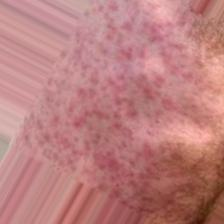
#> input picture src/stages/augmented_data/macule/macule__0_4875921.jpeg, 224 x 224 px, found by its file name; its folder holds 3 pictures in this run
$ python 4_fourier_testing.py
#> lines starting #> are read from the running program, lines starting #| are printed output that depends on the picture
import cv2
import numpy as np
import pandas as pd
import os
from sklearn.decomposition import PCA
import joblib

source_directory = './src/stages/augmented_data'

transformed_features = []
classes = []

for severity_level in os.listdir(source_directory):
    severity_path = os.path.join(source_directory, severity_level)

    if os.path.isdir(severity_path):
        print(f"Extracting {severity_level}")

        images = os.listdir(severity_path)
        print(f"Found {len(images)} images in {severity_level}")

        for img in images:
            img_path = os.path.join(severity_path, img)
            print(f"Processing image: {img}")

            # Ensure the file is an image
            if not img.lower().endswith(('.png', '.jpg', '.jpeg', '.bmp', '.tiff')):
                print(f"Skipping non-image file: {img}")
                continue

            # Read and process the image
            image = cv2.imread(img_path)
#> image is the input picture: shape (224, 224, 3); mean B, G, R 126.2, 127, 187.8
            if image is None:
                print(f"Failed to load image: {img_path}")
                continue

            # Resize for consistent processing
            image = cv2.resize(image, (128, 128))
#> image: shape (128, 128, 3)

            channels = cv2.split(image)
            level_features = []
            for channel in channels:
                fourierTransform = np.fft.fft2(channel)
                fourierShift = np.fft.fftshift(fourierTransform)
                magnitude = 20 * np.log(np.abs(fourierShift) + 1e-10)
                level_features.extend(magnitude.flatten())
#> this loop made 3 passes
#> pass 1, `magnitude = 20 * np.log(np.abs(fourierShift) + 1e-10)`:
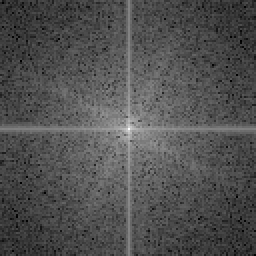
#> magnitude: shape (128, 128) float64 (shown 2 times larger); min 35.05, max 290.8, mean 116.2; drawn with min black and max white
#> pass 2, `magnitude = 20 * np.log(np.abs(fourierShift) + 1e-10)`:
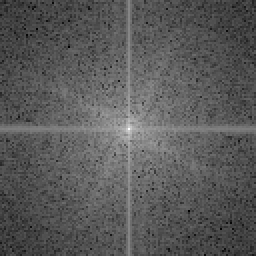
#> magnitude: shape (128, 128) float64 (shown 2 times larger); min 21.44, max 291, mean 116.1; drawn with min black and max white
#> pass 3, `magnitude = 20 * np.log(np.abs(fourierShift) + 1e-10)`:
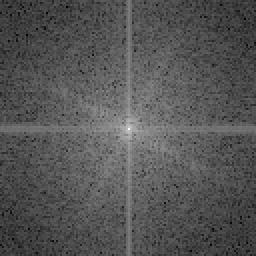
#> magnitude: shape (128, 128) float64 (shown 2 times larger); min 24.6, max 298.8, mean 116.3; drawn with min black and max white
#> after the loop, level_features = 49152 items


            transformed_features.append(level_features)
            classes.append(severity_level)
#> pass 2 of the loop `for severity_level in os.listdir(source_directory):`:
#> images = ['papule__10_2123080.jpeg']
#| Found 1 images in papule
#| Processing image: papule__10_2123080.jpeg
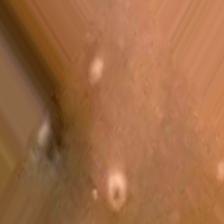
#> input picture src/stages/augmented_data/papule/papule__10_2123080.jpeg, 224 x 224 px, found by its file name
#> image is the input picture: shape (224, 224, 3); mean B, G, R 68.9, 106.9, 160.3
#> image: shape (128, 128, 3)
#> the loop `for channel in channels:` made 3 passes
#> pass 1, `magnitude = 20 * np.log(np.abs(fourierShift) + 1e-10)`:
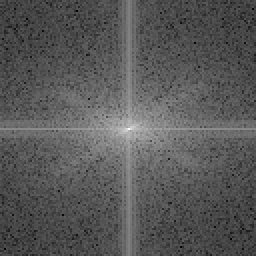
#> magnitude: shape (128, 128) float64 (shown 2 times larger); min 7.27, max 278.7, mean 101.6; drawn with min black and max white
#> pass 3, `magnitude = 20 * np.log(np.abs(fourierShift) + 1e-10)`:
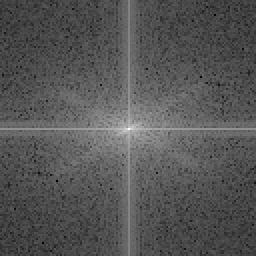
#> magnitude: shape (128, 128) float64 (shown 2 times larger); min 2.8, max 295.6, mean 101.6; drawn with min black and max white


transformed_features = np.array(transformed_features)
print("Applying PCA for dimensionality reduction...")
pca = PCA(n_components=50)
#> (the run stopped early here; a loop or call above may not have finished)
